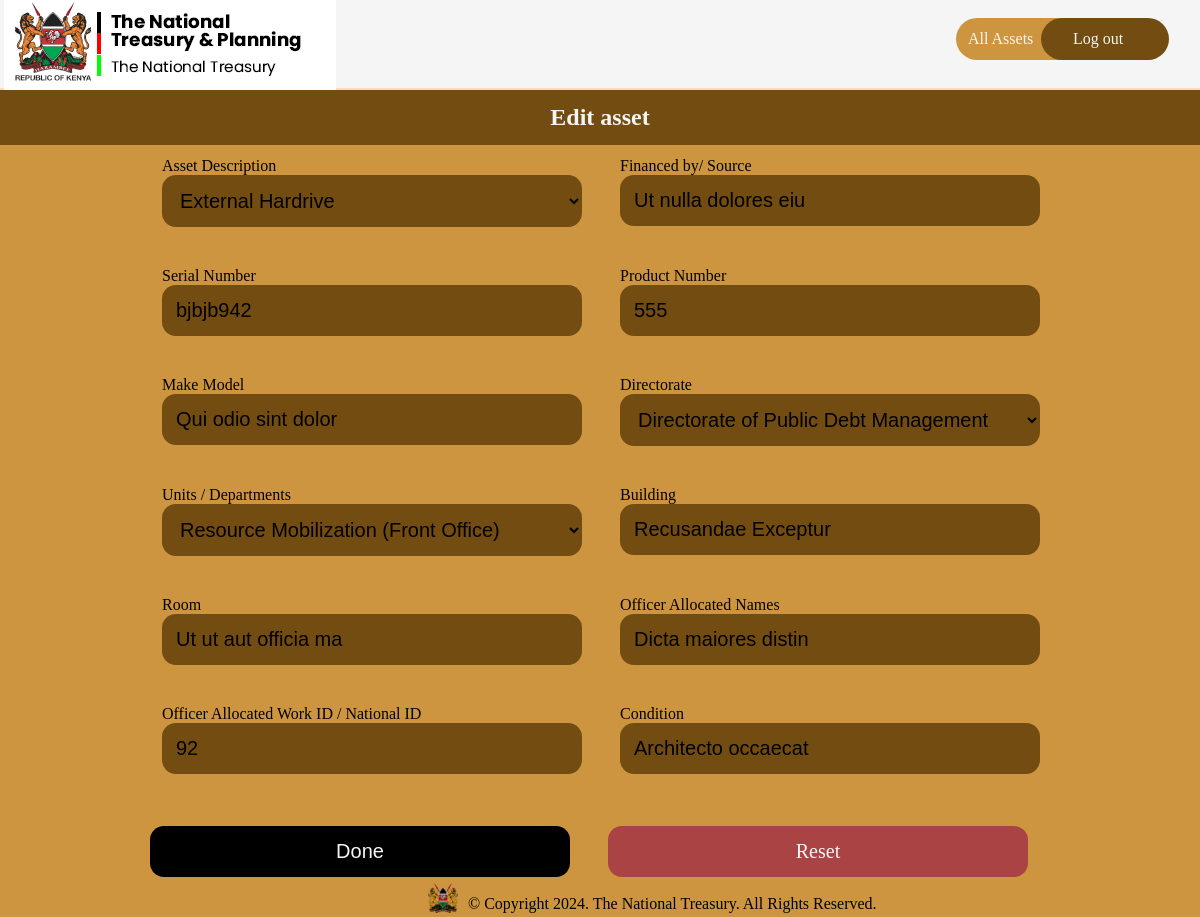
Page /assets/edit/1 (signed in) on the committed database.
### inventory/models.py (models this page shows, shortened)
class Asset(db.Model):
    idassets = db.Column(db.Integer, primary_key=True)
    asset_description = db.Column(db.Text, nullable=False)
    financed_by = db.Column(db.Text, default="N/A")
    serial_number = db.Column(db.Text, nullable=False, unique=True)
    product_number = db.Column(db.Text, nullable=False)
    make_model = db.Column(db.Text, nullable=False)
    directorate = db.Column(db.Text, nullable=False)
    units = db.Column(db.Text, nullable=False)
    building = db.Column(db.Text, nullable=False)
    room = db.Column(db.Integer, nullable=False)
    officer_allocated = db.Column(db.Text, default="N/A")
    officer_contact_info = db.Column(db.Text, default="0")
    state = db.Column(db.Text, nullable=False)
    recorded_by = db.Column(db.Text, nullable=False)

### inventory/routes.py (the view, shortened to what this page needs)
@app.route("/assets/edit/<int:asset_id>", methods=("GET", "POST"))
def edit_asset(asset_id):
    form = UpdateAssetForm()
    asset = Asset.query.get_or_404(asset_id)
    if asset.recorded_by != current_user.full_name:
        abort(403)
    if request.method == "GET":
        form.asset_description.data = asset.asset_description
        form.financed_by.data = asset.financed_by
        form.serial_number.data = asset.serial_number
        form.product_number.data = asset.product_number
        form.make_model.data = asset.make_model
        form.directorate.data = asset.directorate
        form.units.choices = [
            (unit, unit) for unit in unit_options.get(asset.directorate, [])
        ]
        form.units.data = asset.units  # Set the current unit
        form.building.data = asset.building
        form.room.data = asset.room
        form.officer_allocated.data = asset.officer_allocated
        form.officer_contact_info.data = asset.officer_contact_info
        form.state.data = asset.state
    return render_template("edit_asset.html", form=form, asset=asset)

### inventory/models.py (called while the page is built)
@login_manager.user_loader
def load_user(user_id):
    return User.query.get(int(user_id))

### inventory/templates/edit_asset.html (shortened to what this page needs)
{% extends "base.html" %}
{% block head %}
{{ super() }}
<link rel="stylesheet" href="{{ url_for('static', filename='css/create_asset.css') }}">
{% endblock head %}
{% block navlinks %}
<a href="{{ url_for('index') }}" class="links signup">All Assets</a>
<a href="{{ url_for('index') }}" class="links login">Log out</a>
{% endblock navlinks %}
{% block body %}
<h2 class="asset-heading">Edit asset</h2>
<div class="form-wrapper">
	<div class="layer">
		<form autocomplete="off" action="" class="form" method="post">
			<div class="row">
				<div class="asset_description">
					{{ form.asset_description.label }}
					{{ form.asset_description(placeholder="",id="description", value="{{ asset.asset_description }}") }}
				</div>
				<div class="financed_by">
					{{ form.financed_by.label }}
					{{ form.financed_by(placeholder="",id="financedby") }}
				</div>
			</div>
			<div class="row">
				<div class="serial_number">
					{{ form.serial_number.label }}
					{{ form.serial_number(placeholder="",id="serial") }}
				</div>
				<div class="product_number">
					{{ form.product_number.label }}
					{{ form.product_number(placeholder="",id="productnumber") }}
				</div>
			</div>
			<div class="row">
				<div class="make_model">
					{{ form.make_model.label }}
					{{ form.make_model(placeholder="",id="makemodel") }}
				</div>
				<div class="directorate">
					{{ form.directorate.label }}
					{{ form.directorate(placeholder="",id="directorate") }}
				</div>
			</div>
			<div class="row">
				<div class="units">
					{{ form.units.label }}
					{{ form.units(placeholder="",id="units") }}
				</div>
				<div class="building">
					{{ form.building.label }}
					{{ form.building(placeholder="",id="building") }}
				</div>
			</div>
			<div class="row">
				<div class="room">
					{{ form.room.label }}
					{{ form.room(placeholder="",id="room") }}
				</div>
				<div class="officer_in_charge">
					{{ form.officer_allocated.label }}
					{{ form.officer_allocated(placeholder="",id="officerincharge") }}
				</div>
			</div>
			<div class="row">
				<div class="officer_contact_info">
					{{ form.officer_contact_info.label }}
					{{ form.officer_contact_info(placeholder="",id="officercontactinfo") }}
				</div>
				<div class="condition">
					{{ form.state.label }}
					{{ form.state(placeholder="",id="condition") }}
				</div>
			</div>
	</div>
	<div class="row">
		<input type="submit" value="Done">
		<a href="{{ url_for('edit_asset',asset_id=asset.idassets ) }}" style="text-align:center;text-decoration:none;background-color:#aa4444;" class="reset reset-edit">Reset</a>
	</div>
</div>
{% endblock body %}

### inventory/static/css/style.css (style rules this page uses)
* { margin: 0; padding: 0; box-sizing: border-box; color-scheme: light; @import url('https://fonts.googleapis.com/css2?family=Roboto+Mono:ital,wght@0,100..700;1,100..700&display=swap'); }
body { display: flex; flex-direction: column; height: 100%; background-color: #ce9540; }
.links { padding: 12px; display: flex; align-items: center; gap: 32px; border-radius: 34px; margin-bottom: 8px; }
.links>a { text-decoration: none; color: whitesmoke; width: 7.6em; }
.signup { background-color: #CE9540; }
.login { background-color: #734C11; margin-left: -67px; padding-left: 32px; }

### inventory/static/css/create_asset.css (style rules this page uses)
body { display: flex; flex-direction: column; height: 100%; background-color: #CE9540; }
.asset-heading { padding: 14px; text-align: center; color: whitesmoke; background-color: #734C11; }
.links { padding: 12px; display: flex; align-items: center; gap: 32px; border-radius: 34px; margin-bottom: 8px; }
.links>a { text-decoration: none; color: whitesmoke; width: 8em; margin-right: 4px; }
.signup { background-color: #CE9540; }
.login { background-color: #734C11; margin-left: -79px; padding-left: 32px; }
.form-wrapper { margin: 0 auto; }
input, .reset { -webkit-appearance: none; -moz-appearance: none; appearance: none; border: none; }
select, input[type="text"], input[type="email"], input[type="password"], input[type="number"] { background-color: #734C11; color: rgb(0, 0, 0); }
select, input, .reset { padding: 14px; border-radius: 14px; margin-bottom: 10px; width: 420px; font-size: 20px; }
select { border: none; }
input[type="submit"], .reset { color: whitesmoke; background-color: rgb(0, 0, 0); }
.form { width: 900px; padding: 12px; }
.row { display: flex; gap: 38px; margin-bottom: 30px; }
::placeholder { color: whitesmoke; opacity: 1; }

### rows in the picture
Asset: asset_description "External Hardrive", financed_by "Ut nulla dolores eiu", serial_number "bjbjb942", product_number "555", make_model "Qui odio sint dolor", directorate "Directorate of Public Debt Management", units "Resource Mobilization (Front Office)", building "Recusandae Exceptur", room "Ut ut aut officia ma", officer_allocated "Dicta maiores distin", officer_contact_info "92", state "Architecto occaecat"
